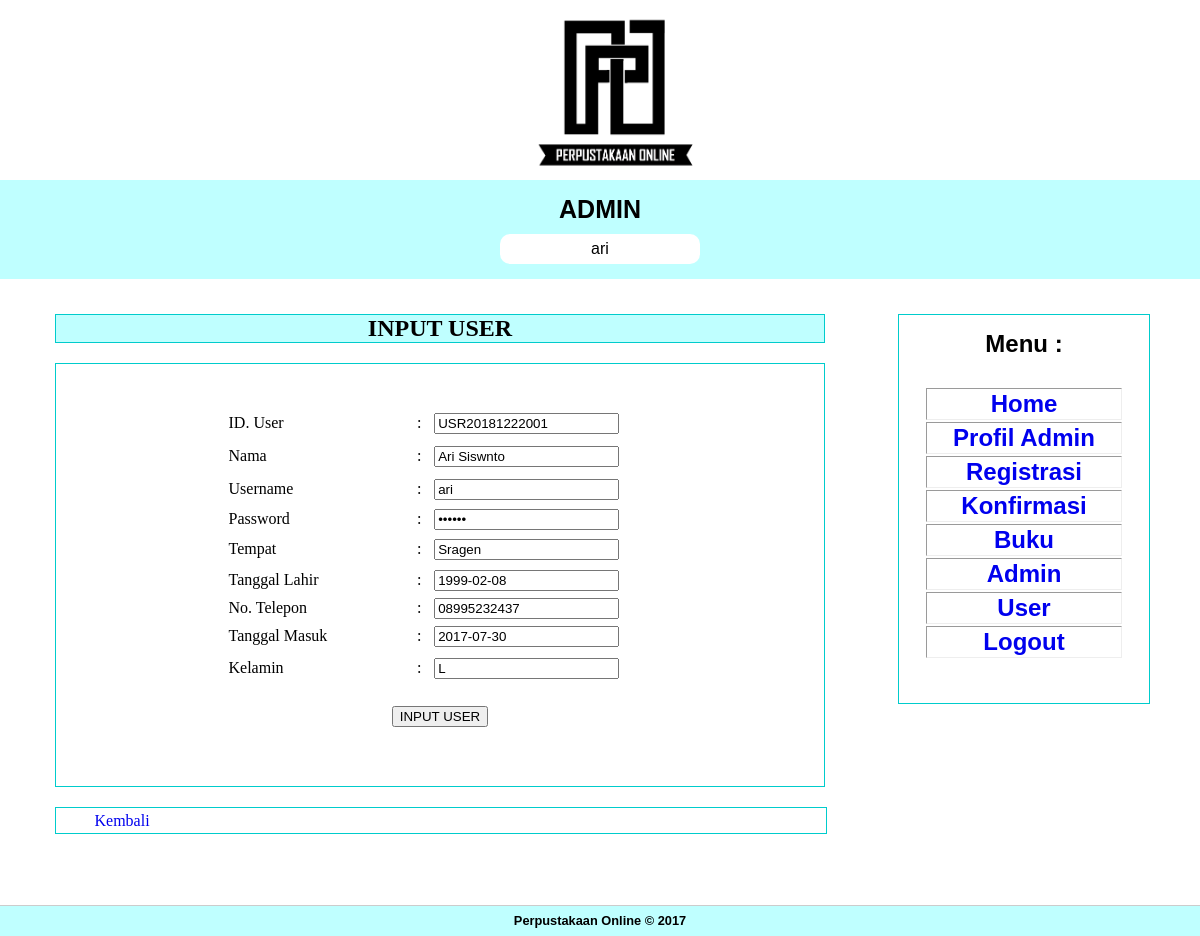
Page /admin/index.php?page=reg_detail_user&id_registrasi=REG20170723001 (signed in) on the committed database.
### tables this page shows
CREATE TABLE IF NOT EXISTS `tb_registrasi` (
  `id_registrasi` varchar(14) NOT NULL,
  `nama` varchar(50) NOT NULL,
  `username` varchar(20) NOT NULL,
  `password` varchar(20) NOT NULL,
  `tempat` varchar(20) NOT NULL,
  `tgl_lahir` date NOT NULL,
  `no_telepon` varchar(20) NOT NULL,
  `tgl_registrasi` date NOT NULL,
  `kelamin` enum('L','P') NOT NULL,
  PRIMARY KEY (`id_registrasi`),
  UNIQUE KEY `username` (`username`)
);

### admin/reg_detail_user.php (the view)
<?php include '../conn/koneksi.php';
$char ='USR';
$today = date("Ymd");
    $query1 = "SELECT max(id_user) as maxID FROM tb_user WHERE id_user LIKE '$char$today%' ";
    $hasil = mysql_query($query1);
    $data = mysql_fetch_array($hasil);
    $idMax = $data['maxID'];
    $NoUrut = (int) substr($idMax, 11, 3);
    $NoUrut++;
    $NewID = $char. $today .sprintf('%03s', $NoUrut);
            $id_registrasi	= isset($_GET['id_registrasi']) ? $_GET['id_registrasi'] : "";
			$query=mysql_query("SELECT tb_registrasi.*,tb_konfirmasi.id_konfirmasi FROM tb_registrasi,tb_konfirmasi WHERE tb_registrasi.id_registrasi='$id_registrasi'", $dbconn);
			$data=mysql_fetch_array($query);
?>
<link rel="stylesheet" type="text/css" href="../artikelcss.css">
<div id="judul">INPUT USER</div>
<div id="tabel">
  <p>&nbsp;</p>
  <div align="center">
    <form id="form1" name="form1" method="post" action="reg_detail_user_proses.php">
      <p>&nbsp;</p>
      <table width="429" border="0">
        <tr>
          <td height="31">ID. User</td>
          <td>:</td>
          <td><input name="id_user" type="text" id="id_user" value="<?php echo $NewID;?>" readonly="readonly"/></td>
        </tr>
        <tr>
          <td width="157" height="31">Nama</td>
          <td width="11">:</td>
          <td width="158"><input name="nama" type="text" id="nama" value="<?php echo $data['nama']; ?>" readonly="readonly" /></td>
        </tr>
        <tr>
          <td height="28">Username</td>
          <td>:</td>
          <td><input name="username" type="text" id="username" value="<?php echo $data['username']; ?>" readonly="readonly" /></td>
        </tr>
        <tr>
          <td height="28">Password</td>
          <td>:</td>
          <td><input name="password" type="password" id="password" value="<?php echo $data['password']; ?>" readonly="readonly" /></td>
        </tr>
        <tr>
          <td height="29">Tempat</td>
          <td>:</td>
          <td><input name="tempat" type="text" id="tempat" value="<?php echo $data['tempat']; ?>" readonly="readonly" /></td>
        </tr>
        <tr>
          <td height="26">Tanggal Lahir</td>
          <td>:</td>
          <td><input name="tgl_lahir" type="text" id="tgl_lahir" value="<?php echo $data['tgl_lahir']; ?>" readonly="readonly" /></td>
        </tr>
        <tr>
          <td height="26">No. Telepon</td>
          <td>:</td>
          <td><input name="no_telepon" type="text" id="no_telepon" value="<?php echo $data['no_telepon']; ?>" readonly="readonly" /></td>
        </tr>
        <tr>
          <td height="30">Tanggal Masuk</td>
          <td>:</td>
          <td><p>
            <input type="text" name="tgl_registrasi" id="tgl_registrasi"  value="<?php echo $data['tgl_registrasi']; ?>" />
          </p></td>
        </tr>
        <tr>
          <td height="29">Kelamin</td>
          <td>:</td>
          <td><input name="kelamin" type="text" id="kelamin" value="<?php echo $data['kelamin']; ?>" readonly="readonly" /></td>
        </tr>
      </table>
      <p>&nbsp;</p>
      <p>
        <input type="submit" name="input" id="input" value="INPUT USER" />
      </p>
      <p>&nbsp;</p>
    </form>
    <p>&nbsp;</p>
    <p>&nbsp;</p>
  </div>
</div>
<div id="back"> <a style="text-decoration: none"; href="index.php?page=konfirmasi_data">Kembali</a> </div>
<p>&nbsp;</p>
<p>&nbsp;</p>

### artikelcss.css (style rules this page uses)
#tabel { height: auto; width: auto; border: 1px solid #0CC; padding: 10px 25px 5px; text-align: left; }
#judul { border: 1px solid #0cc; text-align: center; font-weight: bold; font-size: 24px; margin-bottom: 20px; background-color: #BFFFFF; }
#back { height: 25px; width: 95%; margin-top: 20px; border: 1px solid #0cc; padding-left: 5%; line-height: 25px; }

### rows in the picture
tb_registrasi: nama "Ari Siswnto", username "ari", tempat "Sragen", tgl_lahir "1999-02-08", no_telepon "08995232437", tgl_registrasi "2017-07-30", kelamin "L"

### other values in the picture
$_SESSION['username'] "ari"
